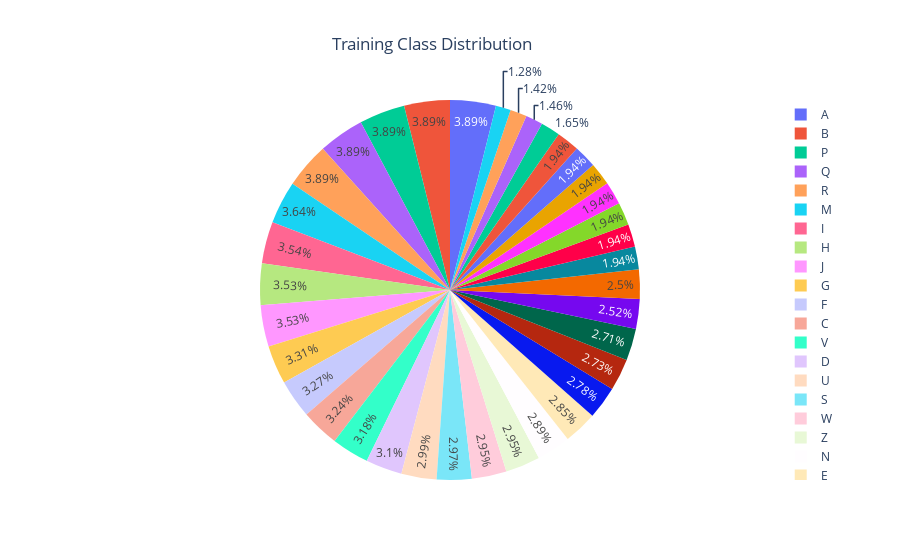

The cell this chart's notebook holds for it:
### Code cell
fig = px.pie(names=class_names, values=class_dis, title="Training Class Distribution")
fig.update_layout({'title':{'x':0.48}})

fig.show()

### Figure 1 — Plotly figure (JSON) as saved in the notebook; plotly's stock layout.template omitted (floating-point values rounded to 4 significant figures)
{"data": [{"domain": {"x": [0, 1], "y": [0, 1]}, "hovertemplate": "label=%{label}<br>value=%{value}<extra></extra>", "labels": ["0", "1", "2", "3", "4", "5", "6", "7", "8", "9", "A", "B", "C", "D", "E", "F", "G", "H", "I", "J", "K", "L", "M", "N", "O", "P", "Q", "R", "S", "T", "U", "V", "W", "X", "Y", "Z"], "legendgroup": "", "name": "", "showlegend": true, "type": "pie", "values": [98, 149, 127, 112, 149, 149, 149, 149, 149, 149, 299, 299, 249, 238, 219, 251, 254, 271, 272, 271, 208, 214, 280, 222, 192, 299, 299, 299, 228, 109, 230, 244, 227, 194, 210, 227]}], "layout": {"legend": {"tracegroupgap": 0}, "title": {"text": "Training Class Distribution", "x": 0.48}}}
